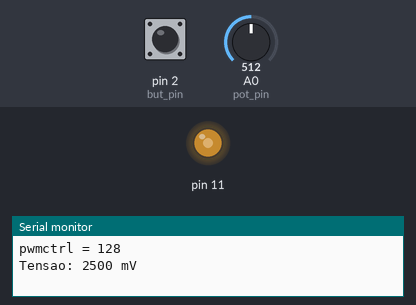
Simulated run of this sketch. Board: Arduino Uno, built with avr-gcc and run on an emulated ATmega328P. Shown: output pins drawn as LEDs (lit = HIGH), the last lines printed to the serial monitor. The test bench sets the inputs (shaded band); at power-on: A0 (pot_pin) = 512, pin 2 (but_pin) HIGH.

Above: at 1.2 s.
1.3 s: A0 (pot_pin) set to 716
At 2.9 s:
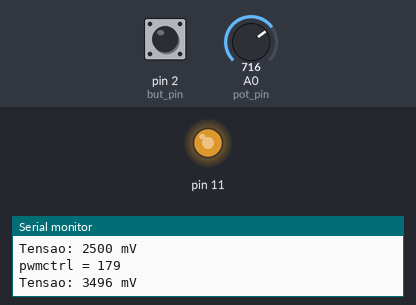
3.5 s: A0 (pot_pin) set to 900
At 4.4 s:
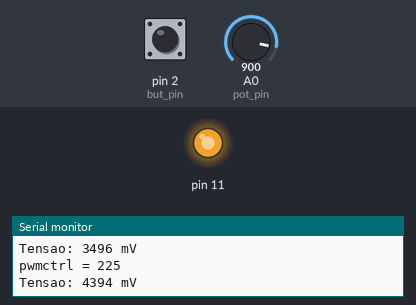
5.5 s: A0 (pot_pin) set to 190
At 7.1 s:
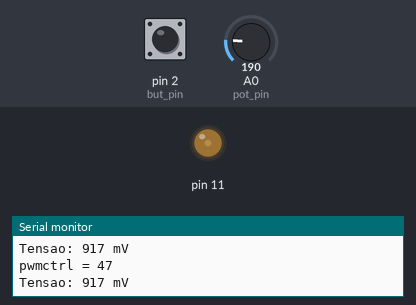
Timing chart, 0 to 8.6 s (numbered marks = the images above; inputs shaded):
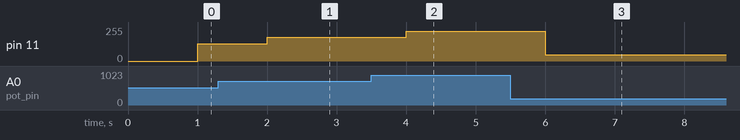

Measured:
- after the input at 1.3 s, pin 11: 128/255 → 179/255 after 0.70 s
- after the input at 3.5 s, pin 11: 179/255 → 225/255 after 0.50 s
- after the input at 5.5 s, pin 11: 225/255 → 47/255 after 0.50 s

The sketch:

queue_hold.ino
```cpp
#include "TimerOne.h"
#include "FunctionQueue.h"

int pwmctrl = 128;
int pot_pin = A0;
int but_pin = 2;
int debounce_limit = 200;
int but_state = HIGH;
unsigned long ultimo_acionamento = 0;
FunctionQueue FQueue;

class Mostra_monitor : public FunctionQueue::Function {
  public:
    Mostra_monitor(unsigned int newpwm, unsigned long tensao) : _newpwm(newpwm), _tensao(tensao){}
    virtual ~Mostra_monitor() {}

    void run() {
      Serial.print("pwmctrl = ");
      Serial.println(pwmctrl);
      Serial.print("Tensao: ");
      Serial.print(_tensao);
      Serial.println(" mV");
      analogWrite(11, pwmctrl);
    }

    private:
      unsigned int _newpwm;
      unsigned long _tensao;
};

class Mostra_monitor_estatico : public FunctionQueue::Function {
  public:
    Mostra_monitor_estatico(unsigned int pwmctrl, unsigned long tensao) : _pwmctrl(pwmctrl), _tensao(tensao){}
    virtual ~Mostra_monitor_estatico() {}

    void run() {
      Serial.print("pwmctrl = ");
      Serial.println(_pwmctrl);
      Serial.print("Tensao: ");
      Serial.print(_tensao);
      Serial.println(" mV");
      analogWrite(11, _pwmctrl);
    }

    private:
      unsigned int _pwmctrl;
      unsigned long _tensao;
};

void interrupt_handler() {

  // Altera estado se o tempo de debounce acabou
  if (debounce()) {
      if (but_state == LOW) {
         //Timer1.detachInterrupt();
         Timer1.attachInterrupt(mostra_monitor_estatico,1000000);
      } else {
         Timer1.attachInterrupt(mostra_monitor,1000000);
      }
  }
}

bool debounce() {
  // Momento em que o botao foi acionado
  unsigned long botao_acionado = millis();

  // Passou o tempo de debounce, deve-se alterar o estado
  if ((botao_acionado - ultimo_acionamento) > debounce_limit) {
      ultimo_acionamento = botao_acionado;
      return true;
  } else {
      return false;
  }

}

void setup() {
  Serial.begin(9600);
  pinMode(but_pin, INPUT);
  attachInterrupt(digitalPinToInterrupt(but_pin),interrupt_handler,CHANGE);
  Timer1.initialize(1000000);
  Timer1.attachInterrupt(mostra_monitor);

  unsigned long tensao = (5000*(unsigned long)pwmctrl) / 256;

  //FQueue.push(new Mostra_monitor(pwmctrl,tensao));
  //FQueue.push(new Mostra_monitor_estatico(pwmctrl,tensao));
}

void mostra_monitor() {
  unsigned int newpwm = analogRead(pot_pin) >> 2;
  unsigned long tensao = (5000*(unsigned long)newpwm) / 256;
  pwmctrl = newpwm;
  FQueue.push(new Mostra_monitor(newpwm, tensao));
}

void mostra_monitor_estatico() {
  unsigned long tensao = (5000*(unsigned long)pwmctrl) / 256;
  FQueue.push(new Mostra_monitor_estatico(pwmctrl,tensao));
}

void loop() {
  but_state = digitalRead(but_pin);
  if(!FQueue.empty()) {
      FunctionQueue::Function * f = FQueue.pop();
      f->run();
      delete f;
  }
}
```

FunctionQueue.h
```cpp
#ifndef __FUNCTION_QUEUE__
#define __FUNCTION_QUEUE__

class FunctionQueue {
  public:
    FunctionQueue() : _head(0), _tail(0), _count(0) {}
    ~FunctionQueue() {}

    class Function {
      friend FunctionQueue;
      public:
        Function() : _next(0) {}
        virtual ~Function() {}
        virtual void run() = 0;

      protected:
        Function * _next;
    };

    bool empty() { return _count==0; }
    int count() { return _count; }
    Function * pop() {
        noInterrupts(); // Critical section
        Function * aux = _head;
        _head = _head->_next;
        _count--;
        interrupts();
        return aux;
    }
    void push(Function * f) {
        noInterrupts(); // Critical section
        if (_count == 0) {
          _head = f;
          _tail = f;
        }
        else {
          _tail->_next = f;
          _tail = f;
        }
        _count++;
        interrupts();
    }

  private:
    Function * _head;
    Function * _tail;
    int _count;
};

#endif
```
